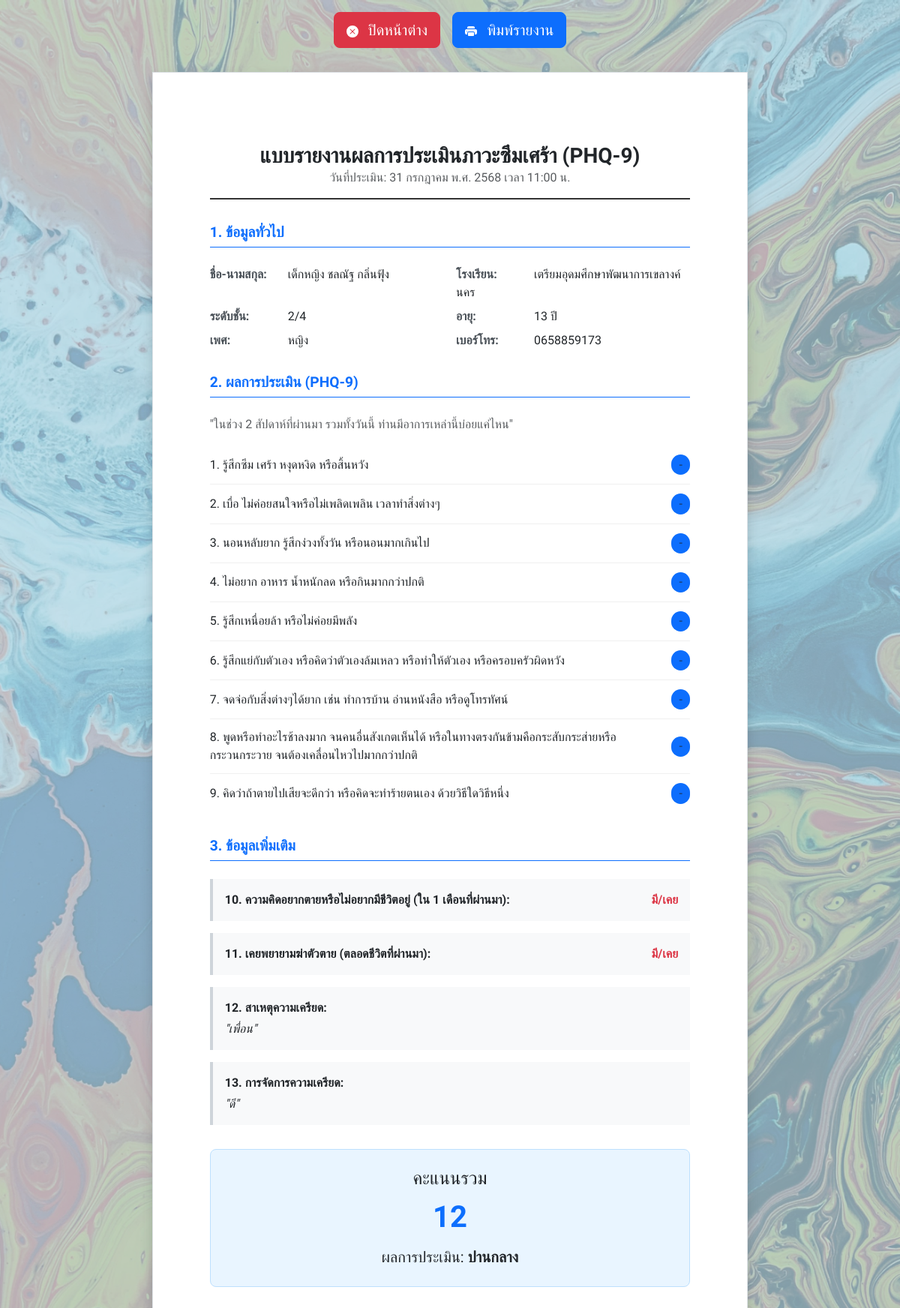
/phq_report.php?id=13, run on the app's committed database.
### tables this page shows
CREATE TABLE `assessment` (
  `id` int NOT NULL COMMENT 'idรันaa',
  `pid` varchar(13) DEFAULT NULL COMMENT 'เลขบัตรประชาขน',
  `date_time` datetime DEFAULT NULL COMMENT 'วันเวลา ณ ที กรอกแบบประเมิน',
  `c1` tinyint(1) DEFAULT NULL COMMENT 'คำถามที่ 1',
  `c2` tinyint(1) DEFAULT NULL COMMENT 'คำถามที่ 2',
  `c3` tinyint(1) DEFAULT NULL COMMENT 'คำถามที่ 3',
  `c4` tinyint(1) DEFAULT NULL COMMENT 'คำถามที่ 4',
  `c5` tinyint(1) DEFAULT NULL COMMENT 'คำถามที่ 5',
  `c6` tinyint(1) DEFAULT NULL COMMENT 'คำถามที่ 6',
  `c7` tinyint(1) DEFAULT NULL COMMENT 'คำถามที่ 7',
  `c8` tinyint(1) DEFAULT NULL COMMENT 'คำถามที่ 8',
  `c9` tinyint(1) DEFAULT NULL COMMENT 'คำถามที่ 9',
  `c10` int DEFAULT NULL COMMENT 'คำถามที่ 10',
  `c11` int DEFAULT NULL COMMENT 'คำถามที่ 11',
  `stress` varchar(255) DEFAULT NULL COMMENT 'คำถามที่ 12',
  `manage_stress` varchar(255) DEFAULT NULL COMMENT 'คำถามที่ 13',
  `score` int DEFAULT NULL COMMENT 'คะแนนรวม'
);

CREATE TABLE `prefix` (
  `prefix_id` int NOT NULL,
  `prefix_name` varchar(50) NOT NULL
);

CREATE TABLE `student_data` (
  `school_id` int DEFAULT NULL COMMENT 'รหัสโรงเรียน',
  `pid` varchar(13) NOT NULL COMMENT 'รหัสบัตรประชาชน',
  `sex` int DEFAULT NULL,
  `prefix_id` int DEFAULT NULL COMMENT 'ไอดีคำนำหน้าชื่อ',
  `fname` varchar(100) DEFAULT NULL COMMENT 'ชื่อ',
  `lname` varchar(100) DEFAULT NULL COMMENT 'นามสกุล',
  `age` int DEFAULT NULL COMMENT 'อายุ',
  `class` varchar(20) DEFAULT NULL COMMENT 'ชั้นเรียน',
  `room` varchar(20) DEFAULT NULL COMMENT 'ห้อง',
  `tel` varchar(10) DEFAULT NULL COMMENT 'เบอร์โทรศัพท์',
  `date_time` datetime DEFAULT NULL COMMENT 'เวลาที่กรอกแบบฟอร์ม'
);

CREATE TABLE `school` (
  `school_id` int NOT NULL,
  `school_name` varchar(191) DEFAULT NULL
);

CREATE TABLE `sex` (
  `sex_id` int NOT NULL,
  `sex_name` varchar(15) DEFAULT NULL
);

CREATE TABLE `phq_question` (
  `id` int NOT NULL,
  `question` text NOT NULL
);

### public/phq_report.php (the view, shortened to what this page needs)
<?php
$id = $_GET['id'];
$db = Database::connect();
$sql = "SELECT a.*, s.pid, s.fname, s.lname, s.age, s.class, s.room, s.tel,
               p.prefix_name, sc.school_name, sx.sex_name
        FROM assessment a
        LEFT JOIN student_data s ON a.pid = s.pid
        LEFT JOIN prefix p ON s.prefix_id = p.prefix_id
        LEFT JOIN school sc ON s.school_id = sc.school_id
        LEFT JOIN sex sx ON s.sex = sx.sex_id
        WHERE a.id = :id";
$stmt = $db->prepare($sql);
$stmt->execute([':id' => $id]);
$data = $stmt->fetch(PDO::FETCH_ASSOC);
$sql_q = "SELECT * FROM phq_question ORDER BY id";
$stmt_q = $db->query($sql_q);
$questions = $stmt_q->fetchAll(PDO::FETCH_ASSOC);
function getAnswerText($val)
{
    if ($val === null || $val === '') return '<span class="text-muted">-</span>';
}
function getYesNoText($val)
{
    return $val == 1 ? '<span class="text-danger">มี/เคย</span>' : 'ไม่มี/ไม่เคย';
}
function toThaiDate($dateTimeStr)
{
    $timestamp = strtotime($dateTimeStr);
    $thai_months = [
        1 => 'มกราคม', 2 => 'กุมภาพันธ์', 3 => 'มีนาคม', 4 => 'เมษายน',
        5 => 'พฤษภาคม', 6 => 'มิถุนายน', 7 => 'กรกฎาคม', 8 => 'สิงหาคม',
        9 => 'กันยายน', 10 => 'ตุลาคม', 11 => 'พฤศจิกายน', 12 => 'ธันวาคม'
    ];
    $day = date('d', $timestamp);
    $month = $thai_months[(int)date('m', $timestamp)];
    $year = (int)date('Y', $timestamp) + 543;
    $time = date('H:i', $timestamp);
    return "$day $month พ.ศ. $year เวลา $time น.";
}
function getScoreMeaning($score)
{
    if ($score < 13) return 'ปานกลาง';
    return 'รุนแรง';
}
?>
<!DOCTYPE html>
<html lang="th">
<head>
    <link rel="stylesheet" href="https://cdn.jsdelivr.net/npm/sweetalert2@11/dist/sweetalert2.min.css">
    <link href="https://cdn.jsdelivr.net/npm/bootstrap@5.3.3/dist/css/bootstrap.min.css" rel="stylesheet">
    <link href="css/style.css" rel="stylesheet">
    <link href="css/phq_report.css" rel="stylesheet">
</head>
<body>
    <div class="container-fluid">
        <div class="d-flex justify-content-center gap-3 my-3 no-print">
            <a href="javascript:window.close()" class="btn btn-danger btn-lg">
                ปิดหน้าต่าง
            </a>
            <button onclick="window.print()" class="btn btn-primary btn-lg">
                พิมพ์รายงาน
            </button>
        </div>
        <div class="report-container">
            <header class="report-header">
                <h3>แบบรายงานผลการประเมินภาวะซึมเศร้า (PHQ-9)</h3>
                <p class="text-muted mb-0">วันที่ประเมิน: <?= toThaiDate($data['date_time']) ?></p>
            </header>
            <main>
                <section>
                    <h4 class="section-title">1. ข้อมูลทั่วไป</h4>
                    <div class="info-grid">
                        <div class="info-item">
                            <span class="label">ชื่อ-นามสกุล:</span>
                            <?= htmlspecialchars(($data['prefix_name'] ?? '') . ' ' . ($data['fname'] ?? '-') . ' ' . ($data['lname'] ?? '-')) ?>
                        </div>
                        <div class="info-item">
                            <span class="label">โรงเรียน:</span>
                            <?= htmlspecialchars($data['school_name'] ?? '-') ?>
                        </div>
                        <div class="info-item">
                            <span class="label">ระดับชั้น:</span>
                            <?= htmlspecialchars($data['class'] ?? '-') ?>/<?= htmlspecialchars($data['room'] ?? '-') ?>
                        </div>
                        <div class="info-item">
                            <span class="label">อายุ:</span>
                            <?= htmlspecialchars($data['age'] ?? '-') ?> ปี
                        </div>
                        <div class="info-item">
                            <span class="label">เพศ:</span>
                            <?= htmlspecialchars($data['sex_name'] ?? '-') ?>
                        </div>
                        <div class="info-item">
                            <span class="label">เบอร์โทร:</span>
                            <?= htmlspecialchars($data['tel'] ?? '-') ?>
                        </div>
                    </div>
                </section>
                <section>
                    <h4 class="section-title">2. ผลการประเมิน (PHQ-9)</h4>
                    <p class="text-muted">"ในช่วง 2 สัปดาห์ที่ผ่านมา รวมทั้งวันนี้ ท่านมีอาการเหล่านี้บ่อยแค่ไหน"</p>
                    <ul class="list-group list-group-flush">
                        <?php
                        foreach ($questions as $q) {
                            if ($q['id'] <= 9) {
                                $key = 'c' . $q['id'];
                                $answer = $data[$key];
                        ?>
                                <li class="list-group-item d-flex justify-content-between align-items-center">
                                    <span><?= $q['id'] ?>. <?= htmlspecialchars($q['question']) ?></span>
                                    <span class="badge bg-primary rounded-pill fs-6 fw-normal"><?= getAnswerText($answer) ?></span>
                                </li>
                        <?php
                            }
                        }
                        ?>
                    </ul>
                </section>
                <section class="section-additional-questions">
                    <h4 class="section-title">3. ข้อมูลเพิ่มเติม</h4>
                    <div class="additional-info-item">
                        <strong>10. ความคิดอยากตายหรือไม่อยากมีชีวิตอยู่ (ใน 1 เดือนที่ผ่านมา):</strong>
                        <span class="float-end fw-bold"><?= getYesNoText($data['c10']) ?></span>
                    </div>
                    <div class="additional-info-item">
                        <strong>11. เคยพยายามฆ่าตัวตาย (ตลอดชีวิตที่ผ่านมา):</strong>
                        <span class="float-end fw-bold"><?= getYesNoText($data['c11']) ?></span>
                    </div>
                    <div class="additional-info-item">
                        <strong>12. สาเหตุความเครียด:</strong>
                        <p class="mb-0 mt-1 fst-italic">"<?= htmlspecialchars($data['stress'] ?? '-') ?>"</p>
                    </div>
                    <div class="additional-info-item">
                        <strong>13. การจัดการความเครียด:</strong>
                        <p class="mb-0 mt-1 fst-italic">"<?= htmlspecialchars($data['manage_stress'] ?? '-') ?>"</p>
                    </div>
                    <div class="score-summary">
                        <h4 class="mb-2">คะแนนรวม</h4>
                        <div class="score-value"><?= $data['score'] ?? 0 ?></div>
                        <div class="mt-2 fs-5">
                            ผลการประเมิน: <strong><?= getScoreMeaning($data['score'] ?? 0) ?></strong>
                        </div>
                    </div>
                </section>
            </main>
        </div>
    </div>
</body>
</html>

### public/css/style.css (style rules this page uses)
:root { --font-family-sans: 'Mitr', sans-serif; --font-family-heading: 'Mitr', sans-serif; }
body { background-color: #BBE0EF; position: relative; background-attachment: fixed; font-family: var(--font-family-sans); }
h1, h2, h3, h4, h5, h6, .h1, .h2, .h3, .h4, .h5, .h6 { font-family: var(--font-family-heading); }
body::before { content: ""; position: fixed; top: 0; left: 0; width: 100%; height: 100%; background-image: url('../image/bg_login.jpg'); background-size: cover; background-position: center; background-repeat: no-repeat; opacity: 0.30; z-index: -1; }

### public/css/phq_report.css (style rules this page uses)
body { font-family: 'Sarabun', sans-serif; }
.report-container { max-width: 210mm; min-height: 297mm; margin: 2rem auto; background: #fff; padding: 2.5cm 2cm; box-shadow: 0 0.5rem 1rem rgba(0, 0, 0, 0.15); border: 1px solid #dee2e6; }
.report-header { text-align: center; border-bottom: 2px solid #333; padding-bottom: 15px; margin-bottom: 30px; }
.report-header h3 { margin: 0; font-weight: 700; color: #212529; }
.section-title { font-size: 1.2rem; font-weight: 700; color: #0d6efd; border-bottom: 1px solid #0d6efd; padding-bottom: 8px; margin-top: 2rem; margin-bottom: 1.5rem; }
.info-grid { display: grid; grid-template-columns: repeat(auto-fit, minmax(300px, 1fr)); gap: 0.5rem 1rem; }
.info-item .label { font-weight: 600; color: #495057; min-width: 100px; display: inline-block; }
.list-group-item { border: none; border-bottom: 1px solid #f0f0f0; padding: 0.75rem 0; }
.list-group-item:last-child { border-bottom: none; }
.score-summary { background-color: #e9f5ff; border: 1px solid #bde0fe; padding: 1.5rem; border-radius: 0.5rem; text-align: center; margin-top: 2rem; }
.score-summary h4 { margin: 0; font-size: 1.5rem; }
.score-summary .score-value { font-size: 2.5rem; font-weight: 700; color: #0d6efd; }
.additional-info-item { background-color: #f8f9fa; border-left: 4px solid #ced4da; padding: 1rem; margin-bottom: 1rem; }
.section-additional-questions { page-break-before: always; }

### data on the page
assessment: date_time "31 กรกฎาคม พ.ศ. 2568 เวลา 11:00 น.", prefix.prefix_name "เด็กหญิง ชลณัฐ กลิ่นฟุ้ง", school.school_name "เตรียมอุดมศึกษาพัฒนาการเขลางค์นคร", pid.class "2", pid.room "4", pid.age "13", sex.sex_name "หญิง", pid.tel "0658859173", stress "เพื่อน", manage_stress "ดี", score "12", score "ปานกลาง"
phq_question: id "1", question "รู้สึกซึม เศร้า หงุดหงิด หรือสิ้นหวัง"
phq_question: id "2", question "เบื่อ ไม่ค่อยสนใจหรือไม่เพลิดเพลิน เวลาทำสิ่งต่างๆ"
phq_question: id "3", question "นอนหลับยาก รู้สึกง่วงทั้งวัน หรือนอนมากเกินไป"
phq_question: id "4", question "ไม่อยาก อาหาร น้ำหนักลด หรือกินมากกว่าปกติ"
phq_question: id "5", question "รู้สึกเหนื่อยล้า หรือไม่ค่อยมีพลัง"
phq_question: id "6", question "รู้สึกแย่กับตัวเอง หรือคิดว่าตัวเองล้มเหลว หรือทำให้ตัวเอง หรือครอบครัวผิดหวัง"
phq_question: id "7", question "จดจ่อกับสิ่งต่างๆได้ยาก เช่น ทำการบ้าน อ่านหนังสือ หรือดูโทรทัศน์"
phq_question: id "8", question "พูดหรือทำอะไรช้าลงมาก จนคนอื่นสังเกตเห็นได้ หรือในทางตรงกันข้ามคือกระสับกระส่ายหรือ กระวนกระวาย จนต้องเคลื่อนไหวไปมากกว่าปกติ"
phq_question: id "9", question "คิดว่าถ้าตายไปเสียจะดีกว่า หรือคิดจะทำร้ายตนเอง ด้วยวิธีใดวิธีหนึ่ง"
